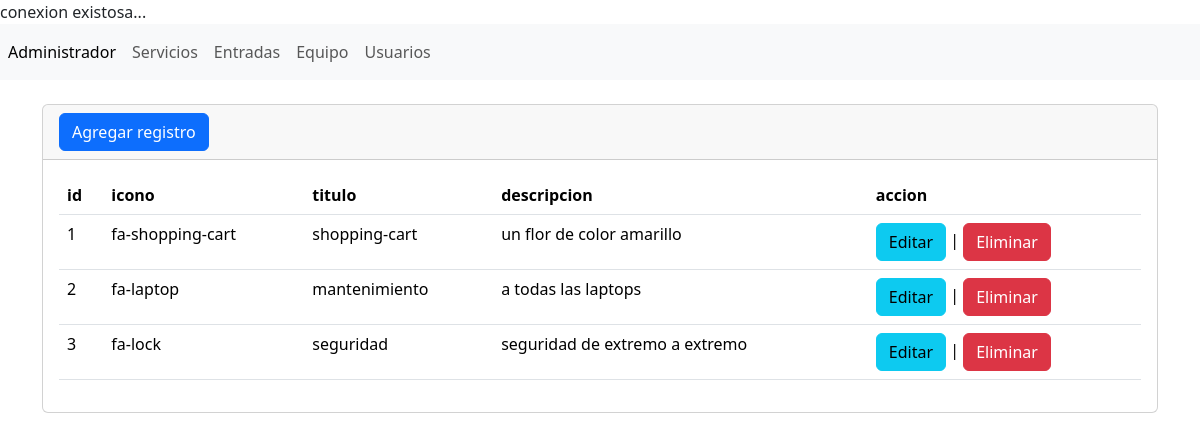
/admin/secciones/servicios/index.php, run on the app's committed database.
### tables this page shows
CREATE TABLE `tbl_servicios` (
  `id` int(11) NOT NULL,
  `icono` varchar(255) NOT NULL,
  `titulo` varchar(255) NOT NULL,
  `descripcion` varchar(255) NOT NULL
);

### admin/secciones/servicios/index.php (the view, shortened to what this page needs)
<?php
include("../../db.php");
$sentecia=$conexion->prepare("SELECT * FROM `tbl_servicios`");
$sentecia->execute();
$lista_servicios= $sentecia->fetchAll(PDO::FETCH_ASSOC);
include("../../templaces/header.php");?>
<div class="card">
    <div class="card-header"> <a
        name=""
        id=""
        class="btn btn-primary"
        href="crear.php"
        role="button"
        >Agregar registro</a
    >
</div>
    <div class="card-body">
    <div
        class="table-responsive-sm"
    >
        <table
            class="table"
        >
            <thead>
                <tr>
                    <th scope="col">id</th>
                    <th scope="col">icono</th>
                    <th scope="col">titulo</th>
                    <th scope="col">descripcion</th>
                    <th scope="col">accion</th>
                </tr>
            </thead>
            <tbody>
                <?PHP  foreach($lista_servicios as $resgistros){ ?>
                    <tr class="">
                        <td> <?php echo $resgistros['id']?> </td>
                        <td> <?php echo $resgistros['icono']?> </td>
                        <td> <?php echo $resgistros['titulo']?> </td>
                        <td> <?php echo $resgistros['descripcion']?> </td>
                        <td>
                            <a
                                name=""
                                id=""
                                class="btn btn-info"
                                href="editar.php?txtid=<?php echo $resgistros['id']; ?>"
                                role="button"
                                >Editar</a
                            >
                            |
                        <a
                            name=""
                            id=""
                            class="btn btn-danger"
                            href="index.php?txtid=<?php echo $resgistros['id']; ?>"
                            role="button"
                            >Eliminar</a
                        >
                        </td>
                    </tr>
                <?php }?>
            </tbody>
        </table>
    </div>
    </div>
</div>
<?php include("../../templaces/footer.php");?>

### admin/templaces/header.php (shortened to what this page needs)
<?php $url_base="http://localhost/proyecto_web/admin/"; ?>
<!doctype html>
<html lang="es">
    <head>
        <link
            href="https://cdn.jsdelivr.net/npm/bootstrap@5.3.2/dist/css/bootstrap.min.css"
            rel="stylesheet"
        />
    </head>
    <body>
        <header>
        <nav class="navbar navbar-expand navbar-light bg-light">
            <div class="nav navbar-nav">
                <a class="nav-item nav-link active" href="#" aria-current="page"
                    >Administrador <span class="visually-hidden">(current)</span></a
                >
                <a class="nav-item nav-link" href="<?php echo $url_base;?>secciones/servicios/">Servicios</a>
                <a class="nav-item nav-link" href="<?php echo $url_base;?>secciones/entradas/">Entradas</a>
                <a class="nav-item nav-link" href="<?php echo $url_base;?>secciones/equipo/">Equipo</a>
                <a class="nav-item nav-link" href="<?php echo $url_base;?>secciones/usuarios/">Usuarios</a>
            </div>
        </nav>
        </header>
    <main class="container">
        <br/>

### admin/templaces/footer.php (shortened to what this page needs)
</main>
    </body>
</html>

### data on the page
tbl_servicios: id "1", icono "fa-shopping-cart", titulo "shopping-cart", descripcion "un flor de color amarillo"
tbl_servicios: id "2", icono "fa-laptop", titulo "mantenimiento", descripcion "a todas las laptops"
tbl_servicios: id "3", icono "fa-lock", titulo "seguridad", descripcion "seguridad de extremo a extremo"
